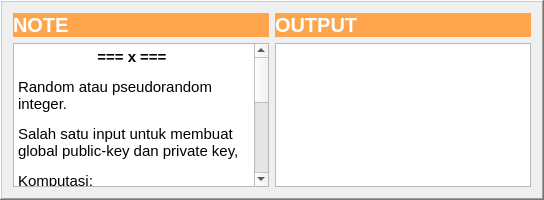
            <widget class="QFrame" name="frame_output">
             <property name="maximumSize">
              <size>
               <width>16777215</width>
               <height>200</height>
              </size>
             </property>
             <property name="frameShape">
              <enum>QFrame::WinPanel</enum>
             </property>
             <property name="frameShadow">
              <enum>QFrame::Raised</enum>
             </property>
             <layout class="QGridLayout" name="gridLayout_3">
              <item row="0" column="0">
               <layout class="QHBoxLayout" name="horizontalLayout">
                <item>
                 <layout class="QVBoxLayout" name="verticalLayout">
                  <item>
                   <widget class="QLabel" name="note">
                    <property name="font">
                     <font>
                      <pointsize>15</pointsize>
                      <weight>75</weight>
                      <bold>true</bold>
                     </font>
                    </property>
                    <property name="styleSheet">
                     <string notr="true">background-color: rgb(255, 166, 77);
color: rgb(255, 255, 255);</string>
                    </property>
                    <property name="text">
                     <string>NOTE</string>
                    </property>
                    <property name="margin">
                     <number>10</number>
                    </property>
                   </widget>
                  </item>
                  <item>
                   <widget class="QTextBrowser" name="isi_note">
                    <property name="html">
                     <string>&lt;!DOCTYPE HTML PUBLIC &quot;-//W3C//DTD HTML 4.0//EN&quot; &quot;http://www.w3.org/TR/REC-html40/strict.dtd&quot;&gt;
&lt;html&gt;&lt;head&gt;&lt;meta name=&quot;qrichtext&quot; content=&quot;1&quot; /&gt;&lt;style type=&quot;text/css&quot;&gt;
p, li { white-space: pre-wrap; }
&lt;/style&gt;&lt;/head&gt;&lt;body style=&quot; font-family:'Ubuntu'; font-size:11pt; font-weight:400; font-style:normal;&quot;&gt;
&lt;p align=&quot;center&quot; style=&quot; margin-top:12px; margin-bottom:12px; margin-left:0px; margin-right:0px; -qt-block-indent:0; text-indent:0px;&quot;&gt;&lt;span style=&quot; font-weight:600;&quot;&gt;=== x === &lt;/span&gt;&lt;/p&gt;
&lt;p style=&quot; margin-top:12px; margin-bottom:12px; margin-left:0px; margin-right:0px; -qt-block-indent:0; text-indent:0px;&quot;&gt;Random atau pseudorandom integer.&lt;/p&gt;
&lt;p style=&quot; margin-top:12px; margin-bottom:12px; margin-left:0px; margin-right:0px; -qt-block-indent:0; text-indent:0px;&quot;&gt;Salah satu input untuk membuat global public-key dan private key,&lt;/p&gt;
&lt;p style=&quot; margin-top:12px; margin-bottom:12px; margin-left:0px; margin-right:0px; -qt-block-indent:0; text-indent:0px;&quot;&gt;Komputasi: &lt;/p&gt;
&lt;p style=&quot; margin-top:12px; margin-bottom:12px; margin-left:0px; margin-right:0px; -qt-block-indent:0; text-indent:0px;&quot;&gt;&lt;span style=&quot; font-weight:600;&quot;&gt;0 &amp;lt; x &amp;lt; q&lt;/span&gt;&lt;/p&gt;
&lt;p align=&quot;center&quot; style=&quot; margin-top:12px; margin-bottom:12px; margin-left:0px; margin-right:0px; -qt-block-indent:0; text-indent:0px;&quot;&gt;&lt;span style=&quot; font-weight:600;&quot;&gt;=== k === &lt;/span&gt;&lt;/p&gt;
&lt;p style=&quot; margin-top:12px; margin-bottom:12px; margin-left:0px; margin-right:0px; -qt-block-indent:0; text-indent:0px;&quot;&gt;Random atau pseudorandom integer.&lt;/p&gt;
&lt;p style=&quot; margin-top:12px; margin-bottom:12px; margin-left:0px; margin-right:0px; -qt-block-indent:0; text-indent:0px;&quot;&gt;Salah satu input untuk membuat private key.&lt;/p&gt;
&lt;p style=&quot; margin-top:12px; margin-bottom:12px; margin-left:0px; margin-right:0px; -qt-block-indent:0; text-indent:0px;&quot;&gt;Komputasi: &lt;/p&gt;
&lt;p style=&quot; margin-top:12px; margin-bottom:12px; margin-left:0px; margin-right:0px; -qt-block-indent:0; text-indent:0px;&quot;&gt;&lt;span style=&quot; font-weight:600;&quot;&gt;0 &amp;lt; k &amp;lt; q&lt;/span&gt;&lt;/p&gt;&lt;/body&gt;&lt;/html&gt;</string>
                    </property>
                   </widget>
                  </item>
                 </layout>
                </item>
                <item>
                 <layout class="QVBoxLayout" name="verticalLayout_4">
                  <item>
                   <widget class="QLabel" name="output">
                    <property name="font">
                     <font>
                      <pointsize>15</pointsize>
                      <weight>75</weight>
                      <bold>true</bold>
                     </font>
                    </property>
                    <property name="styleSheet">
                     <string notr="true">background-color: rgb(255, 166, 77);
color: rgb(255, 255, 255);</string>
                    </property>
                    <property name="text">
                     <string>OUTPUT</string>
                    </property>
                    <property name="margin">
                     <number>10</number>
                    </property>
                   </widget>
                  </item>
                  <item>
                   <widget class="QTextBrowser" name="nilai_output"/>
                  </item>
                 </layout>
                </item>
               </layout>
              </item>
             </layout>
            </widget>
